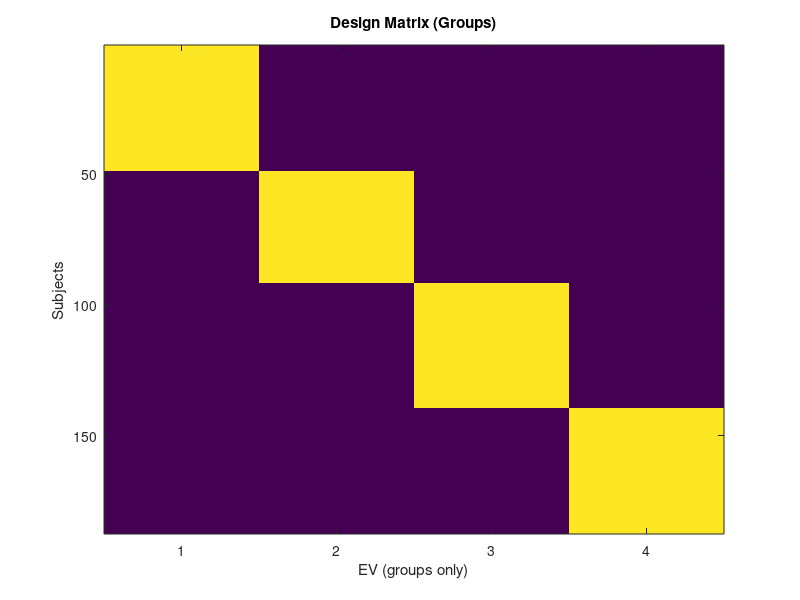

MATLAB code for this plot:
%% CHAIN 14 or so subjects

groupSizes = [14, 22, 2];
nGroups = length(groupSizes);
totalSubs = sum(groupSizes);

% ---- 1. One-hot encoding for groups ----
designMat = zeros(totalSubs, nGroups);
startIdx = 1;
for g = 1:nGroups
    designMat(startIdx : startIdx + groupSizes(g) - 1, g) = 1;
    startIdx = startIdx + groupSizes(g);
end

% ---- 2. Add covariate: age ----

ages = [
    58 63 56 57 65 62 61 63 63 57 63 63 56 65 ...
    75 55 47 39 41 65 69 31 64 70 61 70 72 37 55 41 60 67 49 57 73 49 ...
    57 56 ...
    ]';


length(ages)


if length(ages) ~= totalSubs
    error('Number of ages (%d) does not match number of subjects (%d)', length(ages), totalSubs);
end

% Append age column
designMat = [designMat ages];

% ---- 3. Write to design.mat ----
nEVs = nGroups + 1; % group EVs + age covariate
fid = fopen('design.mat','w');
fprintf(fid, '/NumWaves %d\n', nEVs);
fprintf(fid, '/NumPoints %d\n', totalSubs);
fprintf(fid, '/PPheights');
fprintf(fid, repmat(' 1', 1, nEVs));
fprintf(fid, '\n');
fprintf(fid, '/Matrix\n');

for i = 1:totalSubs
    fprintf(fid, [repmat('%d ', 1, nGroups) '%.2f\n'], designMat(i,1:nGroups), designMat(i,end));
end

fclose(fid);

% ---- 4. Quick check ----
imagesc(designMat(:,1:end-1)) % only show group columns
xlabel('EV (groups only)'); ylabel('Subjects')
title('Design Matrix (Groups)')


% 
%% NEXPO G2 T1 mapping
groupSizes = [45, 22, 3];
nGroups = length(groupSizes);
totalSubs = sum(groupSizes);

% ---- 1. One-hot encoding for groups ----
designMat = zeros(totalSubs, nGroups);
startIdx = 1;
for g = 1:nGroups
    designMat(startIdx : startIdx + groupSizes(g) - 1, g) = 1;
    startIdx = startIdx + groupSizes(g);
end

% ---- 2. Add covariate: age ----
ages = [
34 35 30 39 31 40 43 38 35 33 49 44 46 31 36 45 30 44 46 31 ...
37 39 38 45 34 30 40 43 33 32 41 45 33 49 45 44 42 40 50 50 37 49 49 46 40 ...
75 55 47 39 41 65 69 31 64 70 61 70 72 37 55 41 60 67 49 57 73 49 ...
57 56 57 ...
]';

length(ages)-22-3

%

if length(ages) ~= totalSubs
    error('Number of ages (%d) does not match number of subjects (%d)', length(ages), totalSubs);
end

% Append age column
designMat = [designMat ages];

% ---- 3. Write to design.mat ----
nEVs = nGroups + 1; % group EVs + age covariate
fid = fopen('design.mat','w');
fprintf(fid, '/NumWaves %d\n', nEVs);
fprintf(fid, '/NumPoints %d\n', totalSubs);
fprintf(fid, '/PPheights');
fprintf(fid, repmat(' 1', 1, nEVs));
fprintf(fid, '\n');
fprintf(fid, '/Matrix\n');

for i = 1:totalSubs
    fprintf(fid, [repmat('%d ', 1, nGroups) '%.2f\n'], designMat(i,1:nGroups), designMat(i,end));
end

fclose(fid);

% ---- 4. Quick check ----
imagesc(designMat(:,1:end-1)) % only show group columns
xlabel('EV (groups only)'); ylabel('Subjects')
title('Design Matrix (Groups)')

%% for DTI missing some subs - do not use

groupSizes = [43, 22, 2];
nGroups = length(groupSizes);
totalSubs = sum(groupSizes);

% ---- 1. One-hot encoding for groups ----
designMat = zeros(totalSubs, nGroups);
startIdx = 1;
for g = 1:nGroups
    designMat(startIdx : startIdx + groupSizes(g) - 1, g) = 1;
    startIdx = startIdx + groupSizes(g);
end

% ---- 2. Add covariate: age ----
ages = [
34;31;43;38;35;33;49;46;36;45;30;44;46;31;37;39;38;45;34;30;31;35;40;43;33;41;45;33;49;45;37;44;42;40;50;50;37;49;47;49;50;46;40;
75;55;47;39;41;65;69;31;64;70;61;70;72;37;55;41;60;67;49;57;73;49;
57;56
];


if length(ages) ~= totalSubs
    error('Number of ages (%d) does not match number of subjects (%d)', length(ages), totalSubs);
end

% Append age column
designMat = [designMat ages];

% ---- 3. Write to design.mat ----
nEVs = nGroups + 1; % group EVs + age covariate
fid = fopen('design.mat','w');
fprintf(fid, '/NumWaves %d\n', nEVs);
fprintf(fid, '/NumPoints %d\n', totalSubs);
fprintf(fid, '/PPheights');
fprintf(fid, repmat(' 1', 1, nEVs));
fprintf(fid, '\n');
fprintf(fid, '/Matrix\n');

for i = 1:totalSubs
    fprintf(fid, [repmat('%d ', 1, nGroups) '%.2f\n'], designMat(i,1:nGroups), designMat(i,end));
end

fclose(fid);

% ---- 4. Quick check ----
imagesc(designMat(:,1:end-1)) % only show group columns
xlabel('EV (groups only)'); ylabel('Subjects')
title('Design Matrix (Groups)')

%% %% TRY nexpo 1 2 3 4 again - T1 mapping

groupSizes = [46, 45, 45, 44];
nGroups = length(groupSizes);
totalSubs = sum(groupSizes);

% ---- 1. One-hot encoding for groups ----
designMat = zeros(totalSubs, nGroups);
startIdx = 1;
for g = 1:nGroups
    designMat(startIdx : startIdx + groupSizes(g) - 1, g) = 1;
    startIdx = startIdx + groupSizes(g);
end

% ---- 2. Add covariate: age ----

ages = [19 18 19 19 18 18 18 19 19 19 19 19 18 19 18 19 18 18 18 19 18 19 19 19 19 18 18 19 19 18 ...
        19 19 19 19 19 18 18 18 19 18 18 18 18 18 18 18 34 35 30 39 31 40 43 38 35 33 49 44 46 31 ...
        36 45 30 44 46 31 37 39 38 45 34 30 40 43 33 32 41 45 33 49 45 44 42 40 50 50 37 49 49 46 ...
        40 39 46 41 32 40 33 35 31 31 37 44 31 33 45 43 47 45 49 45 39 38 32 30 38 46 38 46 38 43 ...
        50 43 47 31 37 47 41 36 41 38 47 35 43 49 48 46 35 47 45 31 46 48 48 47 49 37 49 37 44 45 ...
        31 50 50 34 36 32 34 39 39 49 40 49 30 49 35 34 32 40 43 42 40 36 43 38 33 31 38 30 38 35]';


length(ages)


if length(ages) ~= totalSubs
    error('Number of ages (%d) does not match number of subjects (%d)', length(ages), totalSubs);
end

% Append age column
designMat = [designMat ages];

% ---- 3. Write to design.mat ----
nEVs = nGroups + 1; % group EVs + age covariate
fid = fopen('design.mat','w');
fprintf(fid, '/NumWaves %d\n', nEVs);
fprintf(fid, '/NumPoints %d\n', totalSubs);
fprintf(fid, '/PPheights');
fprintf(fid, repmat(' 1', 1, nEVs));
fprintf(fid, '\n');
fprintf(fid, '/Matrix\n');

for i = 1:totalSubs
    fprintf(fid, [repmat('%d ', 1, nGroups) '%.2f\n'], designMat(i,1:nGroups), designMat(i,end));
end

fclose(fid);

% ---- 4. Quick check ----
imagesc(designMat(:,1:end-1)) % only show group columns
xlabel('EV (groups only)'); ylabel('Subjects')
title('Design Matrix (Groups)')

%% NEXPO DTI 187 subj

groupSizes = [48, 43, 48, 48];
nGroups = length(groupSizes);
totalSubs = sum(groupSizes);

% ---- 1. One-hot encoding for groups ----
designMat = zeros(totalSubs, nGroups);
startIdx = 1;
for g = 1:nGroups
    designMat(startIdx : startIdx + groupSizes(g) - 1, g) = 1;
    startIdx = startIdx + groupSizes(g);
end

% ---- 2. Add covariate: age ----

% ages = [19 18 19 19 19 18 18 18 19 19 19 19 19 18 19 18 18 18 18 19 18 19 ...
%         19 19 19 18 18 19 19 18 19 18 19 19 19 19 19 18 18 18 19 18 18 18 18 19 18 18 18 ...
%         34 31 43 38 35 33 49 46 36 45 30 44 46 31 37 39 38 45 34 30 31 35 40 43 33 41 45 ...
%         33 49 45 37 44 42 40 50 50 37 49 47 49 50 46 40 ...
%         39 46 41 32 40 33 35 31 31 37 43 44 33 31 32 33 45 43 47 45 49 45 42 39 38 32 30 ...
%         38 46 38 46 38 43 50 43 47 31 47 41 36 41 38 47 35 43 49 48 46 ...
%         35 47 45 31 46 48 48 47 49 37 49 37 44 45 45 31 50 50 34 36 32 34 39 39 49 40 49 ...
%         45 30 41 49 35 34 32 40 43 42 40 36 43 38 33 33 31 38 30 38 41 35]';

ages = [19	18	19	19	19	18	18	18	19	19	19	19	19	18	19	18	18	18	19	18	19	...
        19	19	19	18	18	19	19	18	19	18	19	19	19	19	19	18	18	18	19	18	18	...
        18	18	19	18	18	18	34	31	43	38	35	33	49	46	36	45	30	44	46	31	37	... 
        39	38	45	34	30	31	35	40	43	33	41	45	33	49	45	37	44	42	40	50	50	...
        37	49	47	49	50	46	40	39	46	41	32	40	33	35	31	31	37	43	44	33	31	...
        32	33	45	43	47	45	49	45	42	39	38	32	30	38	46	38	46	38	43	50	43	...
        47	31	47	41	36	41	38	47	35	43	49	48	46	47	45	31	46	48	48	47	49	...
        37	49	37	44	45	45	31	50	50	34	36	32	34	39	39	49	40	49	45	30	41	...
        49	35	34	32	40	43	42	40	36	43	38	33	33	31	38	30	38	41	35]';


length(ages)


if length(ages) ~= totalSubs
    error('Number of ages (%d) does not match number of subjects (%d)', length(ages), totalSubs);
end

% Append age column
designMat = [designMat ages];

% ---- 3. Write to design.mat ----
nEVs = nGroups + 1; % group EVs + age covariate
fid = fopen('design.mat','w');
fprintf(fid, '/NumWaves %d\n', nEVs);
fprintf(fid, '/NumPoints %d\n', totalSubs);
fprintf(fid, '/PPheights');
fprintf(fid, repmat(' 1', 1, nEVs));
fprintf(fid, '\n');
fprintf(fid, '/Matrix\n');

for i = 1:totalSubs
    fprintf(fid, [repmat('%d ', 1, nGroups) '%.2f\n'], designMat(i,1:nGroups), designMat(i,end));
end

fclose(fid);

% ---- 4. Quick check ----
imagesc(designMat(:,1:end-1)) % only show group columns
xlabel('EV (groups only)'); ylabel('Subjects')
title('Design Matrix (Groups)')
